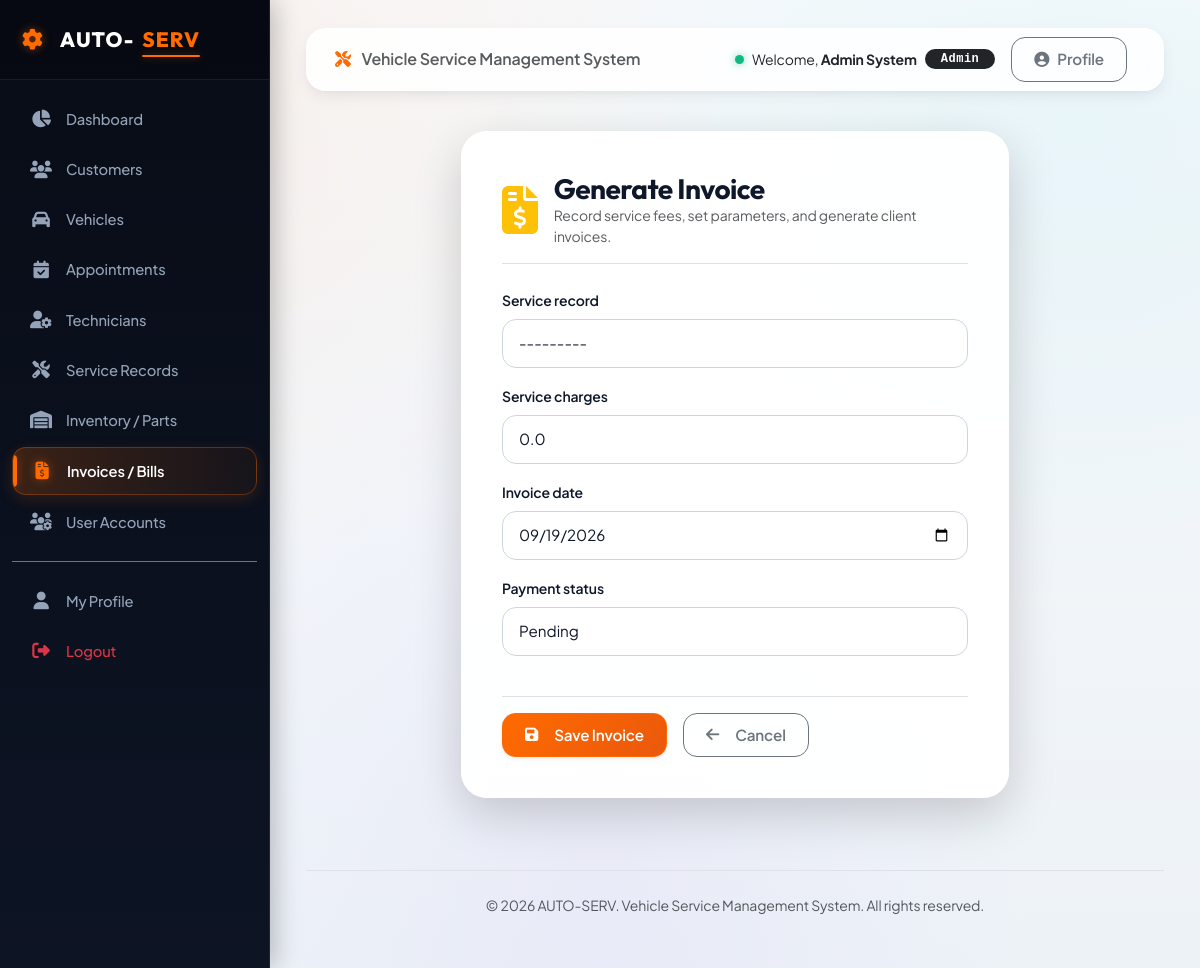
The page /billing/add/ (signed in) on the database its author committed.
### accounts/models.py (models this page shows, shortened)
class User(AbstractUser):
    ROLE_CHOICES = (
        ('admin', 'Admin'),
        ('customer', 'Customer'),
        ('technician', 'Technician'),
        ('service_advisor', 'Service Advisor'),
    )
    role = models.CharField(max_length=20, choices=ROLE_CHOICES, default='customer')
    phone = models.CharField(max_length=15, blank=True, null=True)
    address = models.TextField(blank=True, null=True)

### accounts/decorators.py (the view)
        def _wrapped_view(request, *args, **kwargs):
            if request.user.is_authenticated:
                allowed_roles = list(roles)
                if 'admin' in allowed_roles and 'service_advisor' not in allowed_roles:
                    allowed_roles.append('service_advisor')
                if request.user.role in allowed_roles or request.user.is_superuser:
                    return view_func(request, *args, **kwargs)
            raise PermissionDenied

### billing/forms.py
class InvoiceForm(forms.ModelForm):
    class Meta:
        model = Invoice
        fields = ['service_record', 'service_charges', 'invoice_date', 'payment_status']
        widgets = {
            'service_record': forms.Select(attrs={'class': 'form-control'}),
            'service_charges': forms.NumberInput(attrs={'class': 'form-control', 'step': '0.01', 'placeholder': 'e.g. 50.00'}),
            'invoice_date': forms.DateInput(attrs={'class': 'form-control', 'type': 'date'}),
            'payment_status': forms.Select(attrs={'class': 'form-control'}),
        }
    def __init__(self, *args, **kwargs):
        super().__init__(*args, **kwargs)
        self.fields['service_record'].queryset = ServiceRecord.objects.all()

### templates/billing/invoice_form.html (shortened to what this page needs)
{% extends 'base.html' %}
{% block content %}
<div class="row justify-content-center">
    <div class="col-md-8">
        <div class="form-card shadow-lg">
            <div class="d-flex align-items-center gap-3 mb-4 pb-3 border-bottom">
                <i class="fa-solid fa-file-invoice-dollar fa-3x text-warning"></i>
                <div>
                    <h3 class="fw-bold mb-0">{{ title }}</h3>
                    <p class="text-muted small mb-0">Record service fees, set parameters, and generate client invoices.</p>
                </div>
            </div>
            <form method="post">
                <div class="row">
                    {% for field in form %}
                    <div class="col-md-12 mb-3">
                        <label for="{{ field.id_for_label }}" class="form-label fw-semibold small">{{ field.label }}</label>
                        {{ field }}
                    </div>
                    {% endfor %}
                </div>
                <div class="mt-4 pt-3 border-top d-flex gap-3">
                    <button type="submit" class="btn btn-primary shadow-sm">
                        <i class="fa-solid fa-floppy-disk me-2"></i>Save Invoice
                    </button>
                    <a href="{% url 'billing:invoice_list' %}" class="btn btn-outline-secondary">
                        <i class="fa-solid fa-arrow-left me-2"></i>Cancel
                    </a>
                </div>
            </form>
        </div>
    </div>
</div>
{% endblock %}

### templates/navbar.html (shortened to what this page needs)
<nav class="navbar navbar-expand-lg main-navbar py-2 px-3 mb-3 no-print">
    <div class="container-fluid">
        {% if not user.is_authenticated %}
        <a class="navbar-brand text-dark fw-bold d-flex align-items-center" href="/">
            <i class="fa-solid fa-gear me-2 brand-gear fs-4"></i>AUTO-<span style="color:var(--primary-color);">SERV</span>
        </a>
        {% else %}
        <span class="navbar-brand text-muted fs-6 d-none d-md-inline fw-semibold">
            <i class="fa-solid fa-screwdriver-wrench me-2" style="color:var(--primary-color);"></i> Vehicle Service Management System
        </span>
        {% endif %}
        <div class="ms-auto d-flex align-items-center">
            {% if user.is_authenticated %}
            <div class="text-dark me-3 d-none d-sm-flex align-items-center">
                <span class="status-dot dot-active me-2"></span>
                <span class="small me-2">Welcome, <strong class="text-dark">{{ user.first_name|default:user.username }} {{ user.last_name }}</strong></span>
                <span class="badge bg-dark rounded-pill px-3 py-1 font-monospace" style="letter-spacing: 0.5px;">{{ user.get_role_display }}</span>
            </div>
            <a href="{% url 'accounts:profile' %}" class="btn btn-sm btn-outline-secondary me-2">
                <i class="fa-solid fa-user-circle"></i> Profile
            </a>
            {% endif %}
        </div>
    </div>
</nav>

### static/css/style.css (style rules this page uses)
:root { --primary-color: #ff6b00; --primary-hover: #ea580c; --primary-dark: #c2410c; --primary-light: #fff7ed; --primary-glow: rgba(255, 107, 0, 0.45); --secondary-color: #0b0f19; --sidebar-bg: #090d16; --sidebar-hover: #161f33; --sidebar-active: #1e293b; --sidebar-border: rgba(255, 255, 255, 0.08); --cyan-accent: #06b6d4; --cyan-glow: rgba(6, 182, 212, 0.4); --purple-accent: #8b5cf6; --emerald-accent: #10b981; --amber-accent: #f59e0b; --danger-accent: #ef4444; --bg-base: #f1f5f9; --bg-surface: #ffffff; --card-bg: #ffffff; --card-hover-bg: #ffffff; --card-border: rgba(226, 232, 240, 0.85); --text-primary: #0f172a; --text-secondary: #475569; --text-muted: #64748b; --text-light: #f8fafc; --radius-sm: 8px; --radius-md: 14px; --radius-lg: 20px; --radius-xl: 26px; --radius-full: 9999px; --transition-fast: all 0.2s cubic-bezier(0.4, 0, 0.2, 1); --transition: all 0.35s cubic-bezier(0.16, 1, 0.3, 1); --transition-bounce: all 0.45s cubic-bezier(0.34, 1.56, 0.64, 1); --shadow-sm: 0 2px 4px rgba(15, 23, 42, 0.04), 0 1px 2px rgba(15, 23, 42, 0.06); --shadow-md: 0 6px 16px -2px rgba(15, 23, 42, 0.08), 0 3px 6px -2px rgba(15, 23, 42, 0.04); --shadow-lg: 0 18px 30px -4px rgba(15, 23, 42, 0.1), 0 8px 12px -4px rgba(15, 23, 42, 0.06); --shadow-xl: 0 25px 50px -12px rgba(15, 23, 42, 0.2); --shadow-glow: 0 0 25px var(--primary-glow); --shadow-cyan-glow: 0 0 25px var(--cyan-glow); }
* { box-sizing: border-box; }
body { font-family: 'Plus Jakarta Sans', sans-serif; background-color: var(--bg-base); background-image: radial-gradient(at 10% 10%, rgba(255, 107, 0, 0.07) 0px, transparent 40%), radial-gradient(at 90% 15%, rgba(6, 182, 212, 0.06) 0px, transparent 40%), radial-gradient(at 50% 90%, rgba(139, 92, 246, 0.05) 0px, transparent 50%), linear-gradient(180deg, #f8fafc 0%, #edf2f7 100%); background-attachment: fixed; color: var(--text-primary); min-height: 100vh; overflow-x: hidden; letter-spacing: -0.01em; }
h1, h2, h3, h4, h5, h6, .brand-title, .nav-brand { font-family: 'Outfit', sans-serif; font-weight: 700; letter-spacing: -0.02em; color: var(--text-primary); }
.main-navbar { background: rgba(255, 255, 255, 0.85); backdrop-filter: blur(14px); -webkit-backdrop-filter: blur(14px); border: 1px solid rgba(255, 255, 255, 0.6); border-radius: var(--radius-lg) !important; box-shadow: var(--shadow-md); transition: var(--transition); }
.btn { border-radius: var(--radius-md); padding: 10px 22px; font-weight: 600; font-size: 0.95rem; display: inline-flex; align-items: center; justify-content: center; gap: 8px; letter-spacing: -0.01em; transition: var(--transition-bounce); position: relative; overflow: hidden; }
.btn-primary { background: linear-gradient(135deg, #ff6b00 0%, #ea580c 100%); border: 1px solid rgba(255, 107, 0, 0.8); color: #ffffff; box-shadow: 0 4px 14px rgba(255, 107, 0, 0.3); }
.btn-primary::after { content: ''; position: absolute; top: -50%; left: -50%; width: 200%; height: 200%; background: linear-gradient( 60deg, rgba(255, 255, 255, 0) 0%, rgba(255, 255, 255, 0.25) 50%, rgba(255, 255, 255, 0) 100% ); transform: rotate(30deg) translateX(-100%); transition: transform 0.6s ease; }
.status-dot { display: inline-block; width: 9px; height: 9px; border-radius: 50%; margin-right: 6px; }
.dot-active { background-color: var(--emerald-accent); box-shadow: 0 0 8px rgba(16, 185, 129, 0.6); }
.form-card { background: rgba(255, 255, 255, 0.95); backdrop-filter: blur(16px); -webkit-backdrop-filter: blur(16px); border-radius: var(--radius-xl); border: 1px solid rgba(255, 255, 255, 0.8); box-shadow: var(--shadow-xl); padding: 40px; transition: var(--transition); }
.form-control, .form-select { border-radius: var(--radius-md); border: 1.5px solid #cbd5e1; padding: 12px 16px; font-size: 0.95rem; transition: var(--transition); background-color: #ffffff; color: var(--text-primary); }

### rows shown on the page
User: first_name "Admin", last_name "System", role "Admin"

### other values the page prints
{{ title }} "Generate Invoice"
{{ field.label }} "Service record" "Service charges" "Invoice date" "Payment status"
